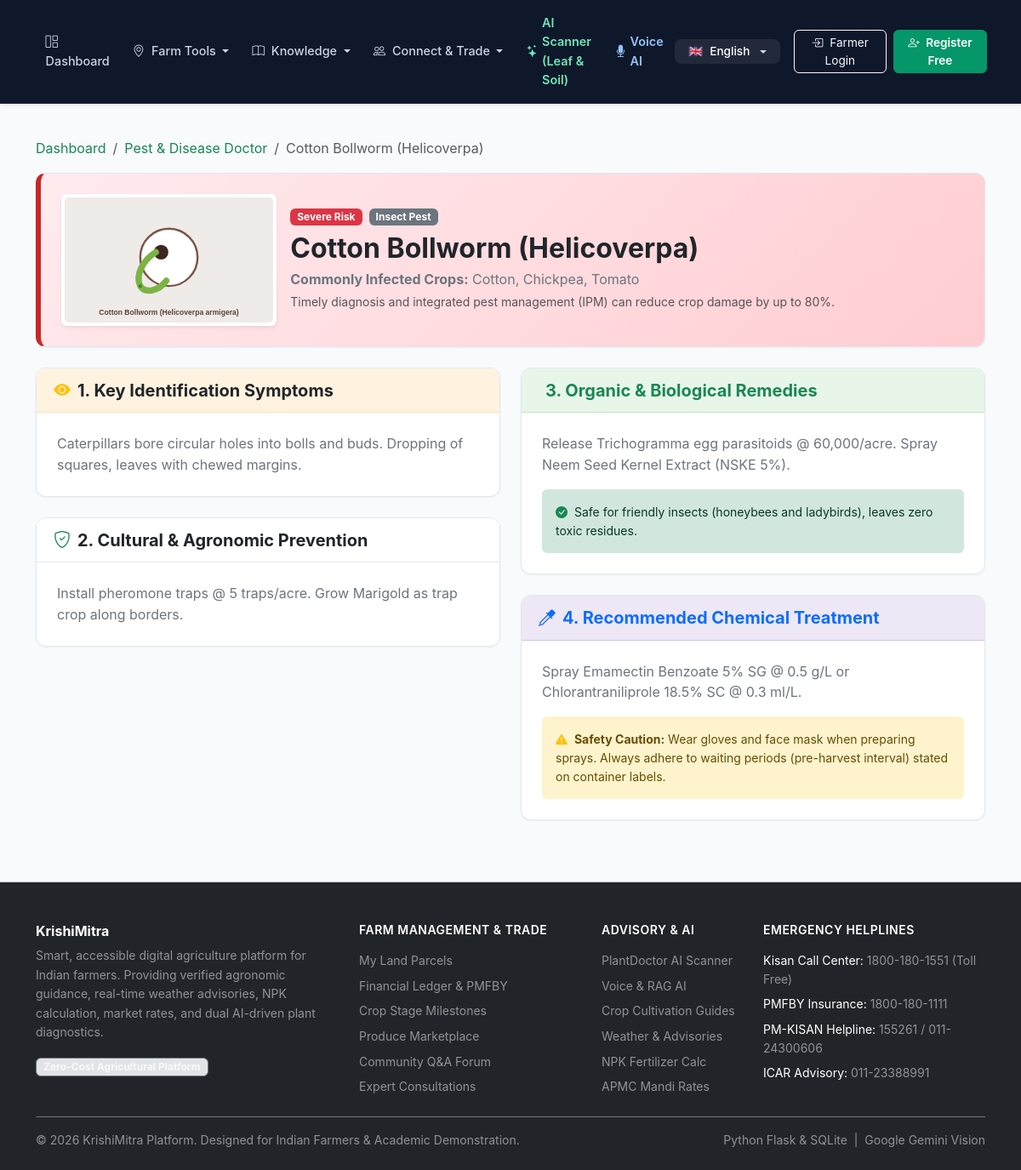
The app's page /diseases/11 with its own data.
### tables this page shows
CREATE TABLE diseases_pests (
    id INTEGER PRIMARY KEY AUTOINCREMENT,
    name TEXT NOT NULL,
    type TEXT NOT NULL,            -- Fungal, Bacterial, Viral, Insect Pest
    affected_crops TEXT NOT NULL,
    symptoms TEXT NOT NULL,
    prevention TEXT NOT NULL,
    organic_treatment TEXT NOT NULL,
    chemical_treatment TEXT NOT NULL,
    severity TEXT NOT NULL DEFAULT 'Moderate',
    image_url TEXT
);

### app/routes/diseases.py (the view)
@diseases_bp.route('/<int:item_id>')
def detail(item_id):
    db = get_db()
    item = db.execute("SELECT * FROM diseases_pests WHERE id = ?", (item_id,)).fetchone()
    if not item:
        return "Disease/Pest record not found", 404
    return render_template('diseases/detail.html', item=item)

### app/database/db.py (called while the page is built, shortened)
def get_db():
    if 'db' not in g:
        db_url = current_app.config.get('DATABASE_URL') or os.environ.get('DATABASE_URL')
        db_path = current_app.config.get('DATABASE', 'krishimitra.db')
        conn = sqlite3.connect(db_path)
        conn.row_factory = sqlite3.Row
        g.db = conn
        g.db_backend = 'sqlite'
    return g.db

### app/translations/languages.py (called while the page is built)
def get_translation(key: str, lang: str = 'en') -> str:
    if not lang or lang not in SUPPORTED_LANGUAGES:
        lang = 'en'
    entry = TRANSLATIONS.get(key)
    if not entry:
        return key
    return entry.get(lang, entry.get('en', key))

### app/templates/diseases/detail.html (shortened to what this page needs)
{% extends "base.html" %}
{% block content %}
<div class="container py-4">
  <nav aria-label="breadcrumb" class="mb-3">
    <ol class="breadcrumb">
      <li class="breadcrumb-item"><a href="{{ url_for('main.dashboard') }}" class="text-success text-decoration-none">Dashboard</a></li>
      <li class="breadcrumb-item"><a href="{{ url_for('diseases.index') }}" class="text-success text-decoration-none">Pest & Disease Doctor</a></li>
      <li class="breadcrumb-item active" aria-current="page">{{ item['name'] }}</li>
    </ol>
  </nav>
  <div class="farm-card p-4 mb-4" style="background: linear-gradient(135deg, #ffebee 0%, #ffcdd2 100%); border-left: 6px solid #c62828;">
    <div class="row align-items-center g-3">
      <div class="col-md-3 text-center">
        <img src="{{ item['image_url'] }}" alt="{{ item['name'] }}" class="img-fluid rounded shadow-sm bg-white p-1" style="max-height: 180px;">
      </div>
      <div class="col-md-9">
        <div class="d-flex flex-wrap gap-2 mb-2">
          <span class="badge bg-danger text-white px-2 py-1">{{ item['severity'] }} Risk</span>
          <span class="badge bg-secondary text-white px-2 py-1">{{ item['type'] }}</span>
        </div>
        <h2 class="fw-bold text-dark mb-1">{{ item['name'] }}</h2>
        <p class="text-secondary mb-1">
          <strong>Commonly Infected Crops:</strong> {{ item['affected_crops'] }}
        </p>
        <p class="small text-muted mb-0">
          Timely diagnosis and integrated pest management (IPM) can reduce crop damage by up to 80%.
        </p>
      </div>
    </div>
  </div>
  <div class="row g-4">
    <div class="col-lg-6">
      <div class="farm-card mb-4">
        <div class="card-header-agri" style="background-color: #fff3e0; border-color: #ffe0b2;">
          <h5 class="fw-bold mb-0 text-dark"><i class="bi bi-eye-fill me-2 text-warning"></i>1. Key Identification Symptoms</h5>
        </div>
        <div class="p-4">
          <p class="text-secondary leading-relaxed mb-0">{{ item['symptoms'] }}</p>
        </div>
      </div>
      <div class="farm-card">
        <div class="card-header-agri">
          <h5 class="fw-bold mb-0 text-dark"><i class="bi bi-shield-check me-2 text-success"></i>2. Cultural & Agronomic Prevention</h5>
        </div>
        <div class="p-4">
          <p class="text-secondary leading-relaxed mb-0">{{ item['prevention'] }}</p>
        </div>
      </div>
    </div>
    <div class="col-lg-6">
      <div class="farm-card mb-4">
        <div class="card-header-agri" style="background-color: #e8f5e9; border-color: #c8e6c9;">
          <h5 class="fw-bold mb-0 text-success">3. Organic & Biological Remedies</h5>
        </div>
        <div class="p-4">
          <p class="text-secondary leading-relaxed mb-3">{{ item['organic_treatment'] }}</p>
          <div class="alert alert-success border-0 small mb-0">
            <i class="bi bi-check-circle-fill text-success me-1"></i>
            Safe for friendly insects (honeybees and ladybirds), leaves zero toxic residues.
          </div>
        </div>
      </div>
      <div class="farm-card">
        <div class="card-header-agri" style="background-color: #ede7f6; border-color: #d1c4e9;">
          <h5 class="fw-bold mb-0 text-primary"><i class="bi bi-eyedropper me-2 text-primary"></i>4. Recommended Chemical Treatment</h5>
        </div>
        <div class="p-4">
          <p class="text-secondary leading-relaxed mb-3">{{ item['chemical_treatment'] }}</p>
          <div class="alert alert-warning border-0 small mb-0">
            <i class="bi bi-exclamation-triangle-fill text-warning me-1"></i>
            <strong>Safety Caution:</strong> Wear gloves and face mask when preparing sprays. Always adhere to waiting periods (pre-harvest interval) stated on container labels.
          </div>
        </div>
      </div>
    </div>
  </div>
</div>
{% endblock %}

### app/static/css/style.css (style rules this page uses)
body { top: 0px !important; }
:root { --primary-green: #059669; --primary-dark: #047857; --primary-light: #10b981; --primary-subtle: #ecfdf5; --primary-border: #a7f3d0; --bg-app: #f8fafc; --surface-card: #ffffff; --surface-muted: #f1f5f9; --text-main: #0f172a; --text-secondary: #475569; --text-muted: #94a3b8; --border-light: #e2e8f0; --border-focus: #059669; --accent-amber: #d97706; --accent-amber-subtle: #fffbeb; --accent-red: #dc2626; --accent-blue: #2563eb; --shadow-sm: 0 1px 2px 0 rgb(15 23 42 / 0.05); --shadow-md: 0 4px 6px -1px rgb(15 23 42 / 0.07), 0 2px 4px -2px rgb(15 23 42 / 0.05); --shadow-lg: 0 10px 15px -3px rgb(15 23 42 / 0.08), 0 4px 6px -4px rgb(15 23 42 / 0.04); }
body { font-family: -apple-system, BlinkMacSystemFont, "Plus Jakarta Sans", "Inter", "Segoe UI", Roboto, sans-serif; background-color: var(--bg-app); color: var(--text-main); min-height: 100vh; display: flex; flex-direction: column; line-height: 1.55; -webkit-font-smoothing: antialiased; }
.farm-card { background: var(--surface-card); border: 1px solid var(--border-light); border-radius: 12px; box-shadow: var(--shadow-sm); transition: border-color 0.2s ease, box-shadow 0.2s ease; overflow: hidden; }
.card-header-agri { background-color: #ffffff; border-bottom: 1px solid var(--border-light); color: var(--text-main); font-weight: 600; font-size: 0.95rem; padding: 0.85rem 1.25rem; }

### records on screen
diseases_pests: name "Cotton Bollworm (Helicoverpa)", image_url (picture), severity "Severe", type "Insect Pest", affected_crops "Cotton, Chickpea, Tomato", symptoms "Caterpillars bore circular holes into bolls and buds. Dropping of squares, leaves with chewed margins.", prevention "Install pheromone traps @ 5 traps/acre. Grow Marigold as trap crop along borders.", organic_treatment "Release Trichogramma egg parasitoids @ 60,000/acre. Spray Neem Seed Kernel Extract (NSKE 5%).", chemical_treatment "Spray Emamectin Benzoate 5% SG @ 0.5 g/L or Chlorantraniliprole 18.5% SC @ 0.3 ml/L."

### other values on screen
{{ t('nav_dashboard') }} "Dashboard"
{{ t('nav_plantdoctor') }} "AI Scanner (Leaf & Soil)"
{{ t('nav_login') }} "Farmer Login"
{{ t('nav_register') }} "Register Free"
